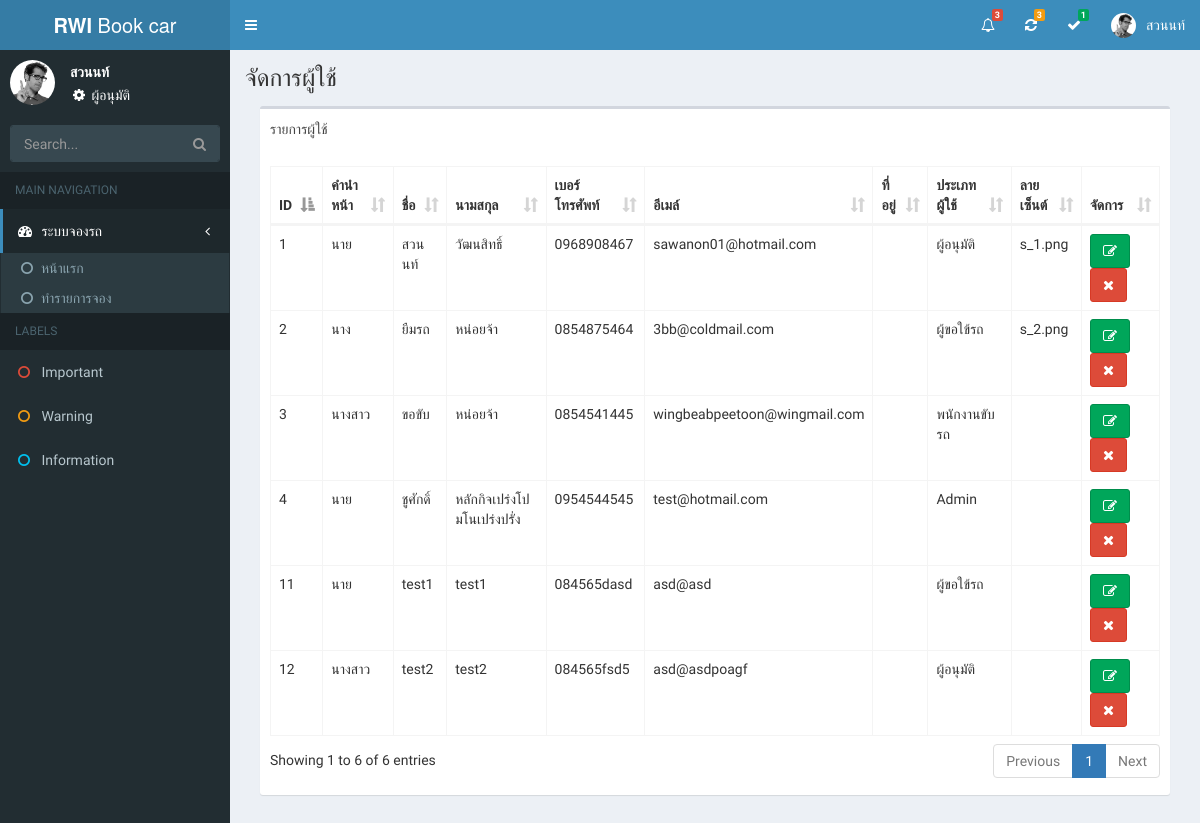
/manageuser.php (signed in), run on the app's committed database.
### tables this page shows
CREATE TABLE `user` (
  `u_id` int(11) NOT NULL,
  `u_prefix` varchar(20) NOT NULL,
  `u_fname` varchar(50) NOT NULL,
  `u_lname` varchar(50) NOT NULL,
  `u_tel` varchar(10) NOT NULL,
  `u_email` varchar(50) NOT NULL,
  `u_address` varchar(200) NOT NULL,
  `username` varchar(200) NOT NULL,
  `password` varchar(200) NOT NULL,
  `u_permit` char(1) NOT NULL,
  `u_department` varchar(50) NOT NULL,
  `u_signature` varchar(200) NOT NULL
);

### manageuser.php (the view, shortened to what this page needs)
<?php
include("header.php");
include("left.php");
 ?>
<div class="content-wrapper">
  <section class="content-header">
    <h1>จัดการผู้ใช้</h1>
  </section>
  <section class="content">
    <div class="col-xs-12">
      <div class="box">
        <div class="box-header">
          รายการผู้ใช้
        </div>
        <div class="box-body">
          <table id="table" class="table table-bordered table-hover">
            <thead>
            <tr>
              <th>ID</th>
              <th>คำนำหน้า</th>
              <th>ชื่อ</th>
              <th>นามสกุล</th>
              <th>เบอร์โทรศัพท์</th>
              <th>อีเมล์</th>
              <th>ที่อยู่</th>
              <th>ประเภทผู้ใช้</th>
              <th>ลายเซ็นต์</th>
              <th>จัดการ</th>
            </tr>
            </thead>
            <tbody>
            <?php
            $strsql = "SELECT u.u_id,u.u_prefix,u.u_fname,u.u_lname,u.u_tel,u.u_email,u.u_address,u.u_permit,u.u_signature
            FROM user u";
            $query = $conn->query($strsql);
            while ($result = $query->fetch_array()) {
              echo "<tr>";
              echo "<td>".$result['u_id']."</td>";
              echo "<td>".$result['u_prefix']."</td>";
              echo "<td>".$result['u_fname']."</td>";
              echo "<td>".$result['u_lname']."</td>";
              echo "<td>".$result['u_tel']."</td>";
              echo "<td>".$result['u_email']."</td>";
              echo "<td>".$result['u_address']."</td>";
              if($result['u_permit']==1){$permit = "ผู้อนุมัติ";}
              else if($result['u_permit']==2){$permit = "ผู้ขอใข้รถ";}
              else if($result['u_permit']==3){$permit = "พนักงานขับรถ";}
              else if($result['u_permit']==4){$permit = "Admin";}
              echo "<td>".$permit."</td>";
              echo "<td>".$result['u_signature']."</td>";
              echo "<td><button class='btn btn-success'><i class='fa fa-edit'></i></button>
              <button value='".$result['u_id']."' id='d".$result['u_id']."' type='button' class='btn btn-danger' data-toggle='modal' data-target='#modal-danger'><i class='fa fa-remove'></i></button></td>";
              echo "</tr>";
            }
             ?>
            </tbody>
          </table>
        </div>
      </div>
    </div>
  </section>
</div>
<?php
include("footer.php");
 ?>

### header.php (shortened to what this page needs)
<!DOCTYPE html>
<html>
<head>
  <?php
  include("connect.php");
   ?>
  <link rel="stylesheet" href="bower_components/bootstrap/dist/css/bootstrap.min.css">
  <link rel="stylesheet" href="bower_components/font-awesome/css/font-awesome.min.css">
  <link rel="stylesheet" href="bower_components/Ionicons/css/ionicons.min.css">
  <link rel="stylesheet" href="bower_components/bootstrap-daterangepicker/daterangepicker.css">
  <link rel="stylesheet" href="plugins/iCheck/all.css">
  <link rel="stylesheet" href="bower_components/datatables.net-bs/css/dataTables.bootstrap.min.css">
  <link rel="stylesheet" href="bower_components/bootstrap-datepicker/dist/css/bootstrap-datepicker.min.css">
  <link rel="stylesheet" href="dist/css/AdminLTE.min.css">
  <link rel="stylesheet" href="dist/css/skins/_all-skins.min.css">
  <link rel="stylesheet" href="bower_components/fullcalendar/dist/fullcalendar.min.css">
</head>
<body class="hold-transition skin-blue sidebar-mini">
<div class="wrapper">
  <header class="main-header">
    <a href="index.php" class="logo">
      <span class="logo-lg"><b>RWI</b> Book car</span>
    </a>
    <nav class="navbar navbar-static-top">
      <a href="#" class="sidebar-toggle" data-toggle="push-menu" role="button">
      </a>
      <div class="navbar-custom-menu">
        <ul class="nav navbar-nav">
          <?php
          $list_req = 0;
          if($_SESSION['permit']==1){
            $request = "SELECT *
            FROM booking,user
            WHERE user.u_department = '".$_SESSION['department']."'
            AND b_status ='A'
            AND applicant_id = user.u_id
            ORDER BY b_id DESC";
            $approved = "SELECT *
            FROM booking,user
            WHERE user.u_department = '".$_SESSION['department']."'
            AND b_status ='B'
            AND applicant_id = user.u_id
            ORDER BY b_id DESC";
            $success = "SELECT *
            FROM booking,user
            WHERE user.u_department = '".$_SESSION['department']."'
            AND b_status ='D'
            AND applicant_id = user.u_id
            ORDER BY b_id DESC";
          }else if($_SESSION['permit']==2){
            $request = "SELECT *
            FROM booking,user
            WHERE u_id = '".$_SESSION['u_id']."'
            AND user.u_department = '".$_SESSION['department']."'
            AND b_status = 'A'
            AND applicant_id = user.u_id";
          }
          $query = $conn->query($request);
          while ($result = $query->fetch_array()) {
            $list_req++;
          }
           ?>
          <li class="dropdown messages-menu">
            <a href="#" class="dropdown-toggle" data-toggle="dropdown">
              <i class="fa fa-bell-o"></i>
              <span class="label label-danger"><?php echo $list_req; ?></span>
            </a>
          </li>
          <?php
          $query = $conn->query($approved);
          while ($result = $query->fetch_array()) {
            $list_app++;
          }
           ?>
          <li class="dropdown messages-menu">
            <a href="#" class="dropdown-toggle" data-toggle="dropdown">
              <i class="fa fa-refresh"></i>
              <span class="label label-warning"><?php echo $list_app; ?></span>
            </a>
          </li>
          <?php
          $query = $conn->query($success);
          while ($result = $query->fetch_array()) {
            $list_suc++;
          }
           ?>
          <li class="dropdown messages-menu">
            <a href="#" class="dropdown-toggle" data-toggle="dropdown">
              <i class="fa fa-check"></i>
              <span class="label label-success"><?php echo $list_suc; ?></span>
            </a>
          </li>
          <li class="dropdown user user-menu">
            <a href="#" class="dropdown-toggle" data-toggle="dropdown">
              <img src="dist/img/user2-160x160.jpg" class="user-image" alt="User Image">
              <span class="hidden-xs"><?php echo $_SESSION['name']; ?></span>
            </a>
                  <?php
                  if($_SESSION['permit']==1){
                    echo $permit = "ผู้อนุมัติ";
                  }else if($_SESSION['permit']==2){
                    echo $permit = "ผู้ขอใช้รถ";
                  }else if($_SESSION['permit']==3){
                    echo $permit = "พนักงานขับรถ";
                  }else if($_SESSION['permit']==4){
                    echo $permit = "Admin";
                  }
                   ?>
          </li>
        </ul>
      </div>
    </nav>
  </header>

### left.php (shortened to what this page needs)
<aside class="main-sidebar">
  <section class="sidebar">
    <div class="user-panel">
      <div class="pull-left image">
        <img src="dist/img/user2-160x160.jpg" class="img-circle" alt="User Image">
      </div>
      <div class="pull-left info">
        <p><?php echo $_SESSION['name']; ?></p>
        <i class="fa fa-fw fa-cog"></i> <?php echo $permit; ?>
      </div>
    </div>
    <form action="#" method="get" class="sidebar-form">
      <div class="input-group">
        <input type="text" name="q" class="form-control" placeholder="Search...">
        <span class="input-group-btn">
              <button type="submit" name="search" id="search-btn" class="btn btn-flat"><i class="fa fa-search"></i>
              </button>
            </span>
      </div>
    </form>
    <ul class="sidebar-menu" data-widget="tree">
      <li class="header">MAIN NAVIGATION</li>
      <li class="treeview active">
        <a href="#">
          <i class="fa fa-dashboard"></i> <span>ระบบจองรถ</span>
          <span class="pull-right-container">
            <i class="fa fa-angle-left pull-right"></i>
          </span>
        </a>
        <ul class="treeview-menu">
          <li id="m1"><a href="index.php"><i class="fa fa-circle-o"></i>หน้าแรก</a></li>
          <li id="m2"><a href="booking.php"><i class="fa fa-circle-o"></i>ทำรายการจอง</a></li>
        </ul>
      </li>
      <li class="header">LABELS</li>
      <li><a href="#"><i class="fa fa-circle-o text-red"></i> <span>Important</span></a></li>
      <li><a href="#"><i class="fa fa-circle-o text-yellow"></i> <span>Warning</span></a></li>
      <li><a href="#"><i class="fa fa-circle-o text-aqua"></i> <span>Information</span></a></li>
    </ul>
  </section>
</aside>

### footer.php (shortened to what this page needs)
</div>
</body>
</html>

### data on the page
user: u_id "1", u_prefix "นาย", u_fname "สวนนท์", u_lname "วัฒนสิทธิ์", u_tel "0968908467", u_email "sawanon01@hotmail.com", u_permit "ผู้อนุมัติ", u_signature "s_1.png"
user: u_id "2", u_prefix "นาง", u_fname "ยืมรถ", u_lname "หน่อยจ้า", u_tel "0854875464", u_email "3bb@coldmail.com", u_permit "ผู้ขอใข้รถ", u_signature "s_2.png"
user: u_id "3", u_prefix "นางสาว", u_fname "ขอขับ", u_lname "หน่อยจ้า", u_tel "0854541445", u_email "wingbeabpeetoon@wingmail.com", u_permit "พนักงานขับรถ"
user: u_id "4", u_prefix "นาย", u_fname "ชูศักดิ์", u_lname "หลักกิจเปร่งโปมโนเปร่งปรั่ง", u_tel "0954544545", u_email "test@hotmail.com", u_permit "Admin"
user: u_id "11", u_prefix "นาย", u_fname "test1", u_lname "test1", u_tel "084565dasd", u_email "asd@asd", u_permit "ผู้ขอใข้รถ"
user: u_id "12", u_prefix "นางสาว", u_fname "test2", u_lname "test2", u_tel "084565fsd5", u_email "asd@asdpoagf", u_permit "ผู้อนุมัติ"

### other printed values
$list_req "3"
$list_app "3"
$list_suc "1"
$_SESSION['name'] "สวนนท์"
$permit "ผู้อนุมัติ"
